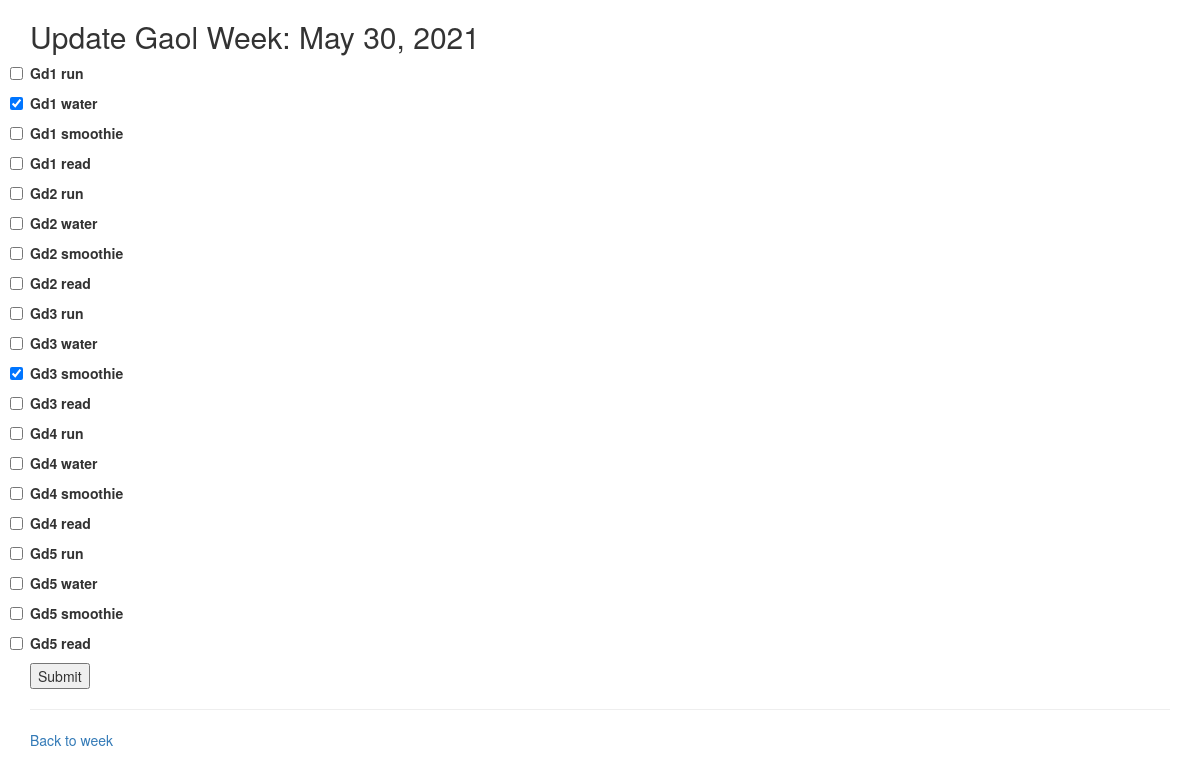
Page /weeks/1/update/ on the committed database.
### goal_item/models.py (models this page shows, shortened)
class CurrentGoalWeek(models.Model):
    week_start_date = models.DateField(auto_now_add=False)
    week_end_date = models.DateField(null=True, blank=True, auto_now_add=False)
    gd1_run = models.BooleanField(default=False)
    gd1_water = models.BooleanField(default=False)
    gd1_smoothie = models.BooleanField(default=False)
    gd1_read = models.BooleanField(default=False)
    day1_is_complete = models.BooleanField(default=False)
    gd1_extra_point = models.BooleanField(default=False)
    gd2_run = models.BooleanField(default=False)
    gd2_water = models.BooleanField(default=False)
    gd2_smoothie = models.BooleanField(default=False)
    gd2_read = models.BooleanField(default=False)
    day2_is_complete = models.BooleanField(default=False)
    gd2_extra_point = models.BooleanField(default=False)
    gd3_run = models.BooleanField(default=False)
    gd3_water = models.BooleanField(default=False)
    gd3_smoothie = models.BooleanField(default=False)
    gd3_read = models.BooleanField(default=False)
    day3_is_complete = models.BooleanField(default=False)
    gd3_extra_point = models.BooleanField(default=False)
    gd4_run = models.BooleanField(default=False)
    gd4_water = models.BooleanField(default=False)
    gd4_smoothie = models.BooleanField(default=False)
    gd4_read = models.BooleanField(default=False)
    day4_is_complete = models.BooleanField(default=False)
    gd4_extra_point = models.BooleanField(default=False)
    gd5_run = models.BooleanField(default=False)
    gd5_water = models.BooleanField(default=False)
    gd5_smoothie = models.BooleanField(default=False)
    gd5_read = models.BooleanField(default=False)
    day5_is_complete = models.BooleanField(default=False)
    gd5_extra_point = models.BooleanField(default=False)
    week_extra_2points = models.BooleanField(default=False)
    choose_goals = models.ManyToManyField(GoalItem, blank=True, related_name=('choose_goals'))
    is_active_week = models.BooleanField(default=False)

### goal_item/views.py (the view, shortened to what this page needs)
# urls.py: path('weeks/<int:pk>/update/', CurrentGoalWeekUpdateView.as_view(), name='week-update'),
class CurrentGoalWeekUpdateView(generic.UpdateView):
    template_name = "goal_item/currentgoalweek_update.html"
    model = CurrentGoalWeek
    form_class = CurrentGoalWeekUpdateForm

### goal_item/forms.py
class CurrentGoalWeekUpdateForm(forms.ModelForm):
    class Meta:
        model = CurrentGoalWeek
        fields = [
            'gd1_run',
            'gd1_water',
            'gd1_smoothie',
            'gd1_read',
            'gd2_run',
            'gd2_water',
            'gd2_smoothie',
            'gd2_read',
            'gd3_run',
            'gd3_water',
            'gd3_smoothie',
            'gd3_read',
            'gd4_run',
            'gd4_water',
            'gd4_smoothie',
            'gd4_read',
            'gd5_run',
            'gd5_water',
            'gd5_smoothie',
            'gd5_read'
        ]

### goal_item/templates/goal_item/currentgoalweek_update.html (shortened to what this page needs)
{% extends 'base.html' %}
{% load crispy_forms_tags %}
{% block content %}
    <h2>Update Gaol Week: {{ object.week_start_date }}</h2>
    <div class="mt-4">
        <form method="POST" enctype="multipart/form-data">
            {{ form|crispy }}
            <div class="mt-6">
                <span class="block w-full rounded-md shadow-sm">
                    <button type="submit"
                            class="w-full flex justify-center py-2 px-4 border border-transparent text-sm font-medium rounded-md text-white bg-blue-600 hover:bg-blue-500 focus:outline-none focus:border-blue-700 focus:shadow-outline-blue active:bg-blue-700 transition duration-150 ease-in-out">
                            Submit
                    </button>
                </span>
            </div>
        </form>
    </div>
    <hr />
    <a href="{% url 'weeks:week-detail' object.id %}">Back to week</a>
{% endblock content %}s

### rows in the picture
CurrentGoalWeek: week_start_date "May 30, 2021", gd1_water "☑", gd3_smoothie "☑"
